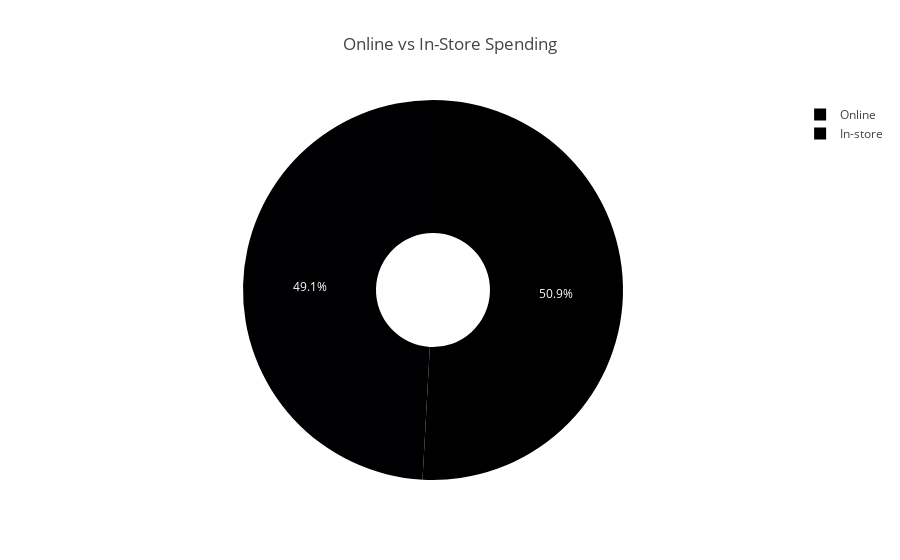

Here is the notebook cell this chart was saved with:
### Markdown cell above
### 4. Do people spend more online or in-store?

### Code cell
location_totals = df.groupby('Location')['Total Spent'].sum().reset_index()
fig = px.pie(location_totals, names='Location', values='Total Spent', title='Online vs In-Store Spending', hole=0.3)
fig.show()

### Figure 1 — Plotly figure (JSON) as saved in the notebook; plotly's stock layout.template omitted (floating-point values rounded to 4 significant figures)
{"data": [{"domain": {"x": [0, 1], "y": [0, 1]}, "hole": 0.3, "hovertemplate": "Location=%{label}<br>Total Spent=%{value}<extra></extra>", "labels": ["In-store", "Online"], "legendgroup": "", "name": "", "showlegend": true, "type": "pie", "values": [723600.0, 749431]}], "layout": {"legend": {"tracegroupgap": 0}, "title": {"text": "Online vs In-Store Spending"}}}
